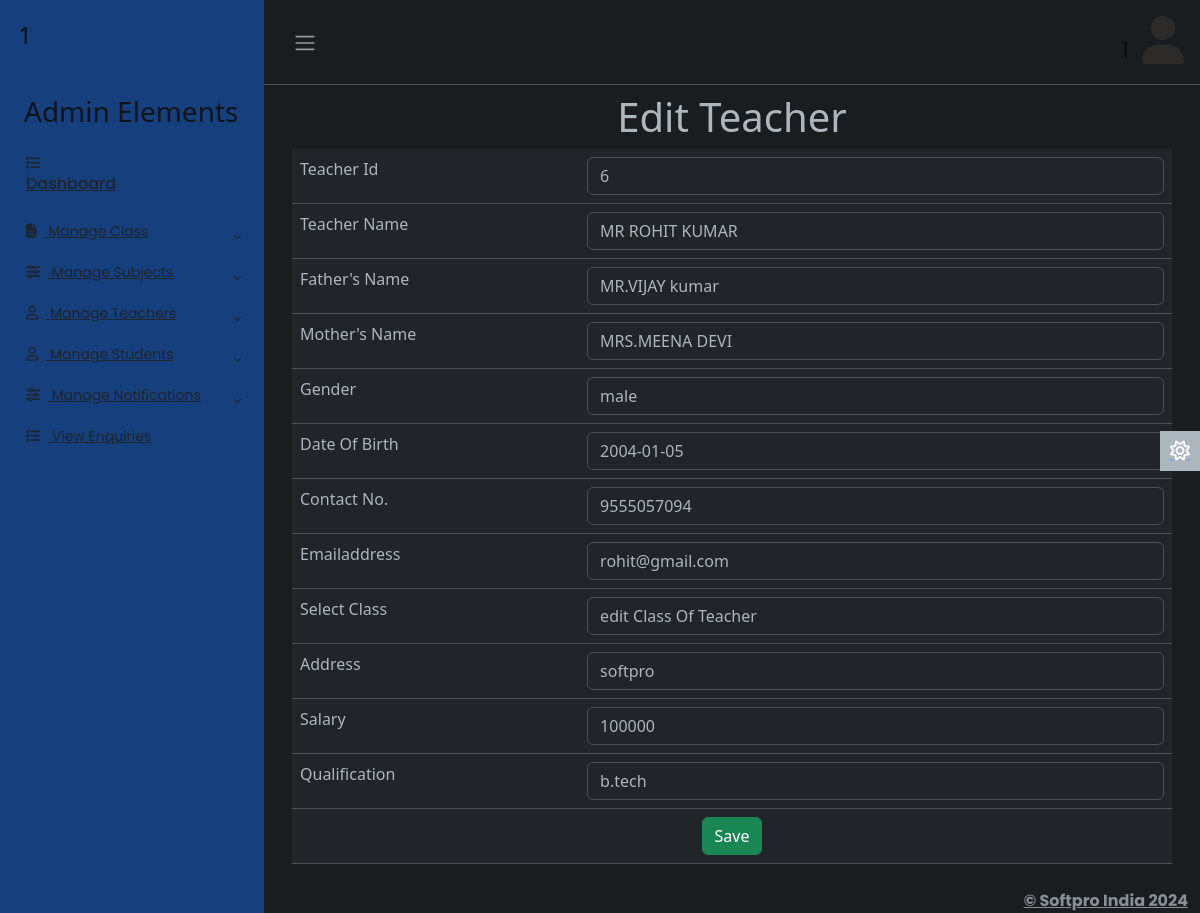
/adminapp/editteacher/6 (signed in), run on the app's committed database.
### adminapp/models.py (models this page shows)
class Teacher(models.Model):
    id=models.AutoField(primary_key=True)
    name=models.CharField(max_length=50)
    fname=models.CharField(max_length=50)
    mname=models.CharField(max_length=50)
    gender=models.CharField(max_length=15)
    dob=models.CharField(max_length=15)
    contactno=models.CharField(max_length=15)
    emailaddress=models.EmailField(max_length=50)
    tclass=models.CharField(max_length=30)
    address=models.TextField()
    salary=models.CharField(max_length=10)
    qualification=models.CharField(max_length=50)
    pic=models.ImageField(upload_to='')
    password=models.CharField(max_length=50)
    created_date=models.DateTimeField()

### adminapp/views.py (the view, shortened to what this page needs)
# urls.py: path('editteacher/<id>',views.editteacher,name='editteacher'),
def editteacher(req,id):
    try:
        if req.session['adminid']!=None:
            adminid=req.session['adminid']
            tech=Teacher.objects.get(id=id)
            cl=Classes.objects.all()
            return render(req,'editteacher.html',{'adminid':adminid,'tech':tech,'cl':cl})
    except KeyError:
        return redirect('login')

### adminapp/templates/editteacher.html (shortened to what this page needs)
{% extends 'adminbase.html' %}
{% load static %}
{% block admin %}
<div class="row">
    <div class="col-sm-12">
        <h1 class="text-center">Edit Teacher</h1>
        <form method="post">
            <table class="table">
                <tr>
                    <td>Teacher Id</td>
                    <td>
                        <input type="text" name="id" id="" value="{{tech.id}}" class="form-control" readonly>
                    </td>
                </tr>
                <tr>
                    <td>Teacher Name</td>
                    <td>
                        <input type="text" name="name"  value="{{tech.name}}" class="form-control">
                    </td>
                </tr>
                <tr>
                    <td>Father's Name</td>
                    <td>
                        <input type="text" name="fname"  value="{{tech.fname}}" class="form-control">
                    </td>
                </tr>
                <tr>
                    <td>Mother's Name</td>
                    <td>
                        <input type="text" name="mname" id="" value="{{tech.mname}}" class="form-control">
                    </td>
                </tr>
                <tr>
                    <td>Gender</td>
                    <td>
                            <input type="text" name="gender" value="{{tech.gender}}" class="form-control">
                    </td>
                </tr>
                <tr>
                    <td>Date Of Birth</td>
                    <td>
                        <input type="text" name="dob" id="" value="{{tech.dob}}" class="form-control">
                    </td>
                </tr>
                <tr>
                    <td>Contact No.</td>
                    <td>
                        <input type="number" name="contactno" id="" value="{{tech.contactno}}" class="form-control">
                    </td>
                </tr>
                <tr>
                    <td>Emailaddress</td>
                    <td>
                        <input type="email" name="emailaddress" id="" value="{{tech.emailaddress}}" class="form-control">
                    </td>
                </tr>
                <tr>
                    <td>Select Class</td>
                    <td>
                        <select name="tclass" class="form-control">
                            <option value="">edit Class Of Teacher</option>
                        </select>
                    </td>
                </tr>
                <tr>
                    <td>Address</td>
                    <td>
                        <input type="text" name="address" id="" value="{{tech.address}}" class="form-control">
                    </td>
                </tr>
                <tr>
                    <td>Salary</td>
                    <td>
                        <input type="number" name="salary" id="" value="{{tech.salary}}" class="form-control">
                    </td>
                </tr>
                <tr>
                    <td>Qualification</td>
                    <td>
                        <input type="text" name="qualification" id="" value="{{tech.qualification}}" class="form-control">
                    </td>
                </tr>
                <tr>
                    <td colspan="2" class="text-center">
                        <button type="submit" class="btn btn-success">Save</button>
                    </td>
                </tr>
            </table>
        </form>
    </div>
</div>
{% endblock %}

### adminapp/static/css/adminstyle.css (style rules this page uses)
body { font-family: 'Poppins', sans-serif; font-size: 0.875rem; opacity: 1; overflow-y: scroll; margin: 0; }

### data on the page
Teacher: id "6", name "MR ROHIT KUMAR", fname "MR.VIJAY kumar", mname "MRS.MEENA DEVI", gender "male", dob "2004-01-05", contactno "9555057094", emailaddress "rohit@gmail.com", address "softpro", salary "100000", qualification "b.tech"

### other printed values
{{ adminid }} "1"
